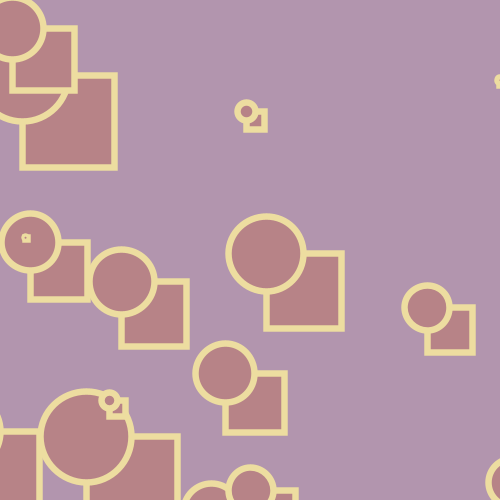
Frame 1 (no input)
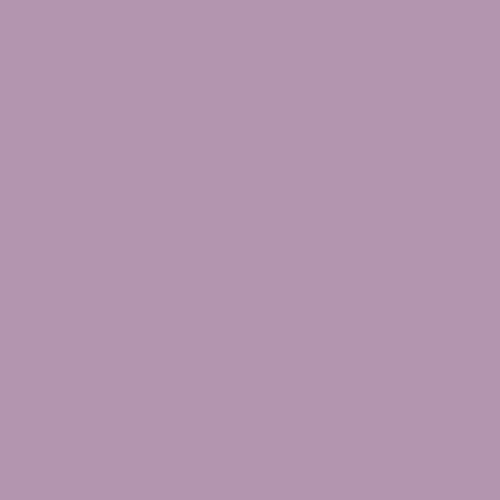
Frame 60 (the mouse pressed at the canvas centre just before this capture)
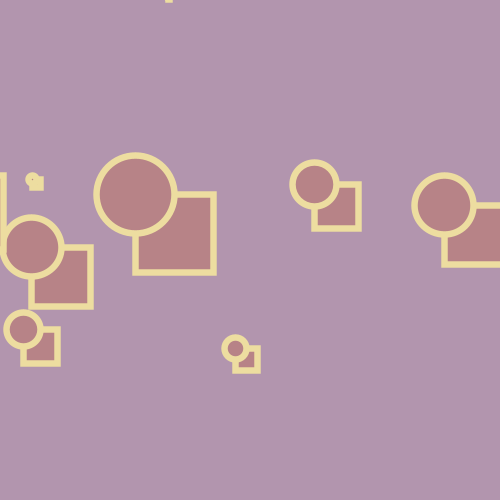
Frame 120 (the mouse held since frame 60 and released just before this capture)

The Processing sketch that drew these frames (run headless with seeded random() and noise(); from frame 60 on, the mouse is pressed at the canvas centre):

// Processing sketch: processing_42315
// ── processing_42315.pde

/* 
   Click for more Thangs ohyeahhh
   by mei deng
*/


Thang[] t, h;


void setup()
{
  size(500, 500);
  smooth();
  stroke(#EDDDA0);
  strokeWeight(random(0, 10));
  fill(255, 230);



  t = new Thang[100];
  for (int i=0; i<100; i++)
  {
    {
      t[i] = new Thang();
      t[i].x = random(-width, width*2);
      t[i].y = random(-height, height*2);
      t[i].d = (int)random(0, 100);
      t[i].v = (int)random(1, 3);
      t[i].r = 183;
      t[i].g = 131;
      t[i].b = 135;
    }
  }
}



void draw()
{
  background(#B295AE);
  for (int i=0; i<t.length; i++)
  {
    t[i].move();
    t[i].show();
  }
}

 
void mousePressed()
{

  for(int i=0; i<30; i++)
  {
  t[i].x = mouseX + random(-width,width);
  t[i].y = mouseY + random(-height,height);
  }
}
   



class Thang
{
  float x, y;
  int d, v;
  float r, g, b;

  void show()
  {
    fill(r, g, b);
    rect(x, y, d, d);
    ellipse(x, y, d, d);
  }

  void move()
  {
    x += ( mouseX - width/2  ) * 0.14 * v;
    y += ( mouseY - height/2 ) * 0.01 * v;
  }
}
